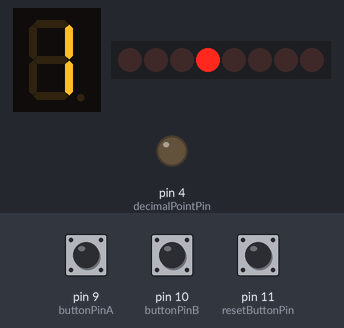
The sketch below on a simulated Arduino Uno, built with avr-gcc and run on an emulated ATmega328P. On the bench: 1-digit seven-segment display, 8 shift-register outputs drawn as a row of LEDs (first output left, lit = HIGH), output pins drawn as LEDs (lit = HIGH). Wiring (inferred from the names in the program): shift register (74HC595): data pin 6; shift clock pin 8; latch pin 7; MR pin 2; 1-digit 7-segment display, segments lit when HIGH: segments A0, A1, A2, A3, A4, A5, pin 3. Wiring (inferred from the signals the program sends): row of LEDs: on Q0, Q1, Q2, Q3, Q4, Q5, Q6, Q7. The inputs (shaded band) are chosen by the test bench; at power-on: pin 9 (buttonPinA) HIGH, pin 10 (buttonPinB) HIGH, pin 11 (resetButtonPin) HIGH. The segment pins are drawn as the display they are named for; pins used as bus, display or sensor lines are not drawn.

Above: at 0.1 s.
Timing chart, 0 to 1.9 s (numbered marks = the images above):
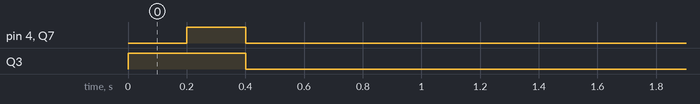

The sketch:

logic_project_final.ino
```cpp
int dataPin = 6;
int latchPin = 7;
int clockPin = 8;
int resetButtonPin = 11;
int clearPin = 2;
int extraButton = 12;

int buttonPinA = 9;
int buttonPinB = 10;

byte LEDsAllOff = 0x00;
byte LEDsAllOn = 0xFF;
byte LEDs2 = 0b10101010;
byte LEDs3 = 0b01010101;
byte LEDs4 = 0b11101111;

int buttonAState = LOW;
int lastButtonAState = LOW;

int buttonBState = LOW;
int lastButtonBState = LOW;

int resetButtonState = 0;
int lastResetButtonState = 0;

int countA = 0;
int countB = 0;
int maxCount = 15;

int delayTime = 1000;

// 7-segment display pins
int segmentPins[] = {A0, A1, A2, A3, A4, A5, 3}; // A0 to A5 for a to g, 3 for f
int decimalPointPin = 4; // Pin for the decimal point

// Segment patterns for digits 0-F
byte digitPatterns[] = {
  0b00000000, // 0
  0b00000110, // 1
  0b0111011, // 2
  0b00101111, // 3
  0b01100110, // 4
  0b01101101, // 5
  0b01111101, // 6
  0b00000111, // 7
  0b01111111, // 8
  0b01101111,  // 9
  0b01110111, // A
  0b01111100, // b
  0b01011001, // C
  0b00111110, // d
  0b01111001, // E
  0b01110001  // F
};

void setup() {
  Serial.begin(9600);
  pinMode(dataPin, OUTPUT);
  pinMode(latchPin, OUTPUT);
  pinMode(clockPin, OUTPUT);
  pinMode(resetButtonPin, INPUT_PULLUP);

  pinMode(buttonPinA, INPUT_PULLUP);
  pinMode(buttonPinB, INPUT_PULLUP);

  pinMode(clearPin, OUTPUT);
  digitalWrite(clearPin, HIGH); // Ensure SRCLR is high to enable shift register
  pinMode(decimalPointPin, OUTPUT); // Initialize pin for decimal point


  // Initialize 7-segment display pins
  for (int i = 0; i < 7; i++) {
    pinMode(segmentPins[i], OUTPUT);
  }

  pinMode(segmentPins[6], OUTPUT); // Initialize pin 3 for segment g

}

void updateShiftRegister(int valueA, int valueB) {
  byte combinedValue = (valueA << 4) | (valueB & 0x0F);
  digitalWrite(latchPin, LOW);
  shiftOut(dataPin, clockPin, LSBFIRST, combinedValue);
  digitalWrite(latchPin, HIGH);
}

void clearShiftRegister() {
  digitalWrite(clearPin, LOW);
  delay(1);
  digitalWrite(clearPin, HIGH);
  updateShiftRegister(0, 0);
}

void displayDigit(int digit, bool decimalPoint) {
  byte pattern = digitPatterns[digit];
  for (int i = 0; i < 7; i++) {
    digitalWrite(segmentPins[i], (pattern >> i) & 0x01);
  }
  digitalWrite(decimalPointPin, decimalPoint ? HIGH : LOW); // Control the decimal point

}

void loop() {
  buttonAState = digitalRead(buttonPinA);
  buttonBState = digitalRead(buttonPinB);
  resetButtonState = digitalRead(resetButtonPin);

  // Check if the increment button is pressed
  if (buttonAState == HIGH && lastButtonAState == LOW && countA + countB < maxCount) {
    countA++;
    if (countA > 15) { // Reset count if it exceeds 8-bit value
      countA = 0;
    }
    updateShiftRegister(countA, countB);
    displayDigit(countA, false); // Display the last digit of the count
    delay(200); // Debounce delay

  }
  else if (buttonAState == HIGH && lastButtonAState == LOW && countA + countB == maxCount) {
    displayDigit(countA, false); // Display the last digit of the count
  }

  lastButtonAState = buttonAState;


  // Check if the decrement button is pressed
  if (buttonBState == HIGH && lastButtonBState == LOW && countA + countB < maxCount) {
    countB++;
    if (countB > 15) { // Reset count if it exceeds 8-bit value
      countB = 0;
    }
    updateShiftRegister(countA, countB);
    displayDigit(countB, true); // Display the last digit of the count
    delay(200);
    }
  else if (buttonBState == HIGH && lastButtonBState == LOW && countA + countB == maxCount){
    displayDigit(countB, true); // Display the last digit of the count
  }
      lastButtonBState = buttonBState;

  // Check if the reset button is pressed
  if (resetButtonState == HIGH && lastResetButtonState == LOW) {
    countA = 0;
    countB = 0;
    clearShiftRegister();
    displayDigit(0 ,false); // Display 0 on reset
    delay(delayTime);
  }

  //more fun:

  // lastResetButtonState = resetButtonState;
  //   for (int i = LEDsAllOff; i<LEDsAllOn; i++) {
  //   digitalWrite(latchPin, LOW);
  //   shiftOut(dataPin, clockPin, LSBFIRST, i);
  //   digitalWrite(latchPin, HIGH);
  //   delay(delayTime);
  // }
  // digitalWrite(latchPin, LOW);
  // shiftOut(dataPin, clockPin, LSBFIRST, LEDs2);
  // digitalWrite(latchPin, HIGH);
  // delay(400);

  // digitalWrite(latchPin, LOW);
  // shiftOut(dataPin, clockPin, LSBFIRST, LEDs3);
  // digitalWrite(latchPin, HIGH);
  // delay(400);
  //LEDsAllOff = LEDsAllOff + 1;   //another way to increment i without for loop
  //LEDs4 = LEDs4*2;   //a way to shift numbers to the right by division shifting to the left is simply multiplication
  //LEDs4 = LEDs4/128 + LEDs4*2; //for circular shifting
}
```

Measured:
- by itself, pin 4 (decimalPointPin), Q7: LOW → HIGH at 0.20 s, → LOW 0.20 s later
- by itself, Q3: LOW → HIGH at 0.00 s, → LOW 0.40 s later
